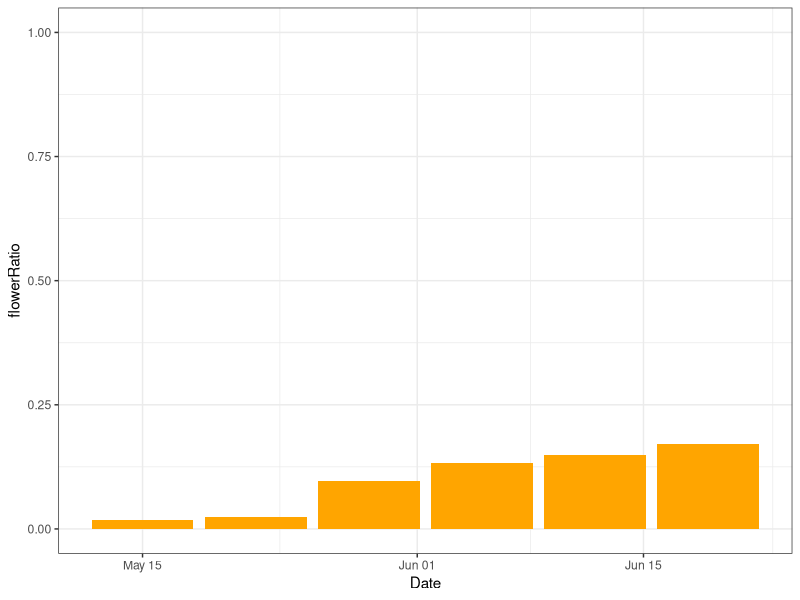
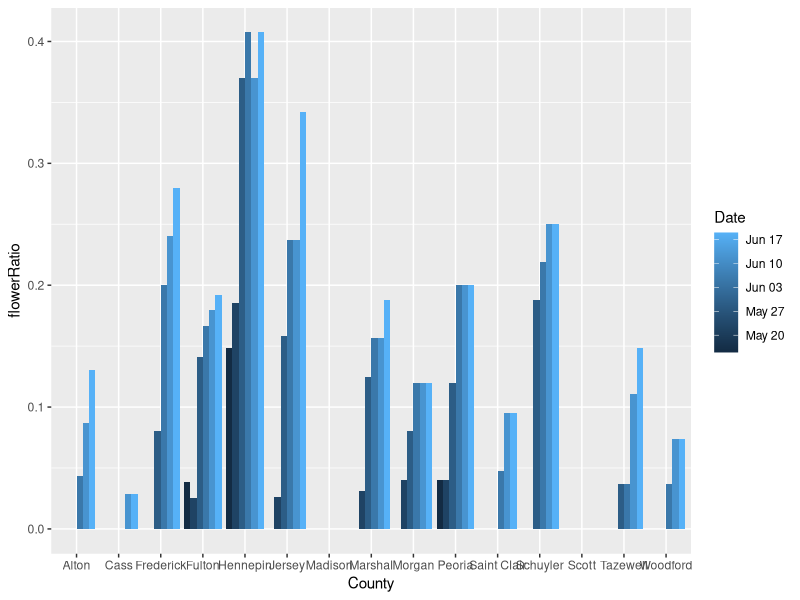
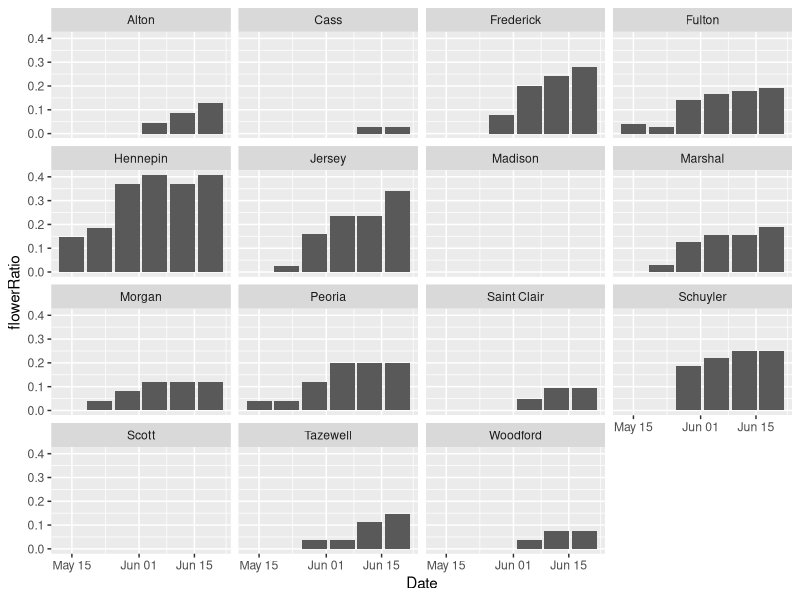
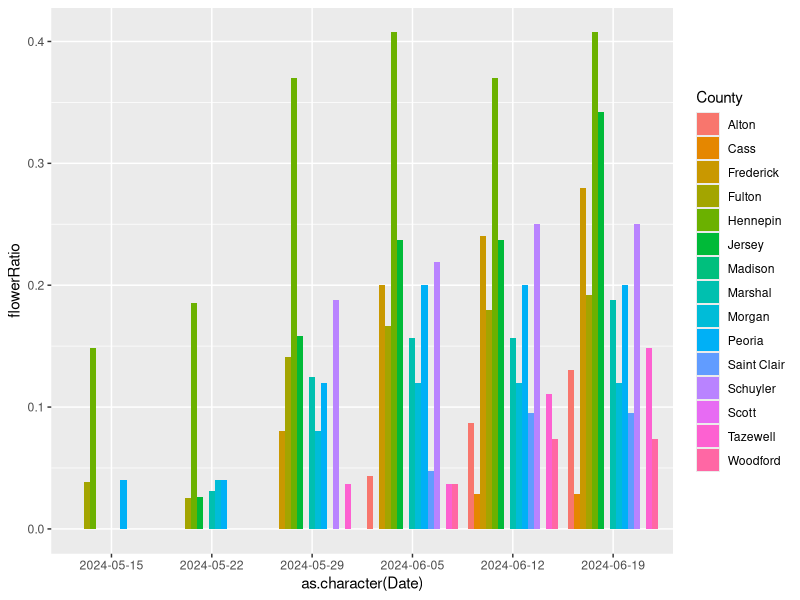
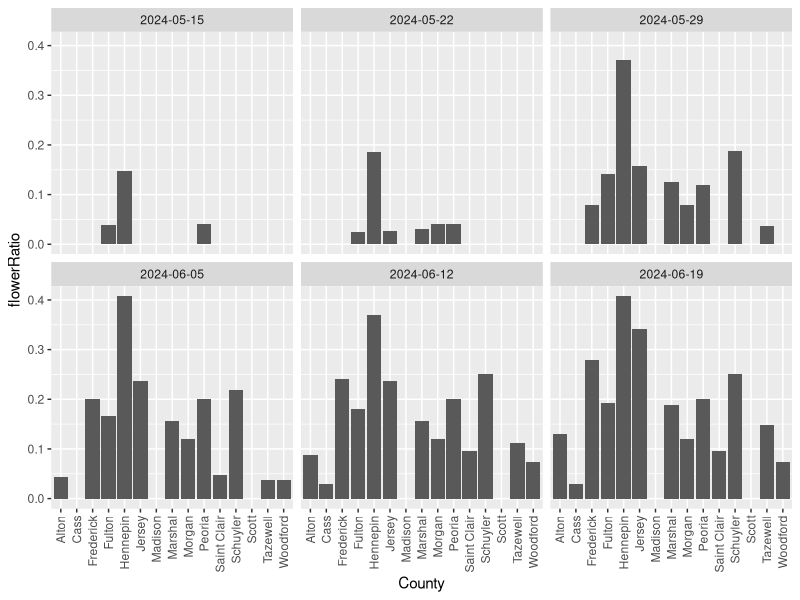
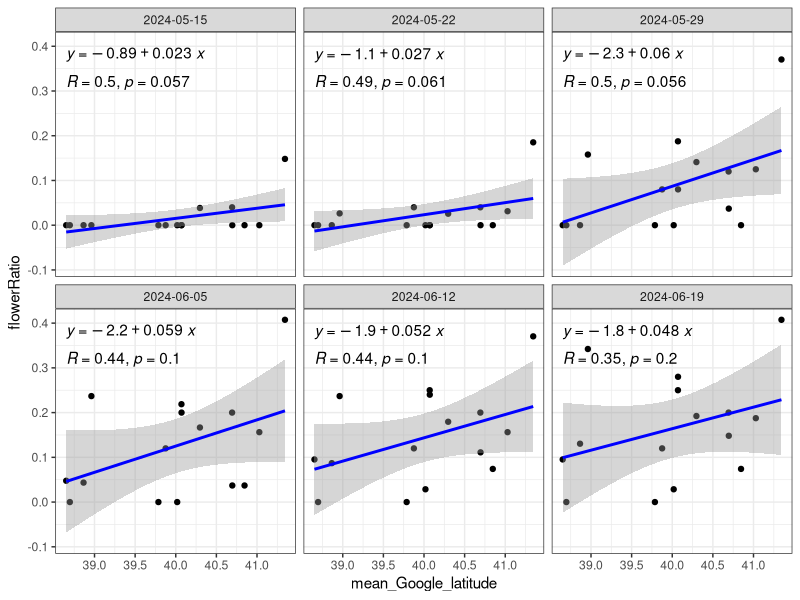

Generate these figures, in order, with R: (Note: this script raises an error after producing the figures.)
library(tidyverse)
library(ggpubr)

setwd("/Users/kuowenhsi/Library/CloudStorage/OneDrive-WashingtonUniversityinSt.Louis/MOBOT/MOBOT_Boltonia")

Boltonia_data <- read_csv("./data/tidy_boltonia_data.csv")

unique(Boltonia_data$variable_name)

# make flowering ratio by Date into a plot

Boltonia_data_FlowerRatio <- Boltonia_data %>%
  filter(variable_name == "numDiscF") %>%
  mutate(values = case_when(is.na(values) ~ 0, values == 0 ~ 0, values >= 1 ~ 1, TRUE ~ as.numeric(NA))) %>%
  group_by(Date) %>%
  summarize(flowerRatio = sum(values)/n())

# make days to flower data

Boltonia_data_DaysToFlower <- Boltonia_data %>%
  mutate(PlantingDate = as.Date(PlantingDate, "%m/%d/%y"), FirstLeafDate = as.Date(FirstLeafDate, "%m/%d/%y"))%>%
  filter(variable_name %in% c("numFlwrB", "numRayF", "numDiscF"))%>%
  mutate(values = case_when(is.na(values) ~ 0, TRUE ~ values))%>%
  mutate(index = factor(index))%>%
  group_by(index, variable_name)%>%
  arrange(Date_index, .by_group = TRUE)%>%
  mutate(is_first = case_when((lag(values) == 0 & values > 0) ~ TRUE, TRUE ~ FALSE))%>%
  filter(is_first == TRUE)%>%
  filter(Date_index == min(Date_index))%>%
  select(index, PlantingDate, FirstLeafDate, variable_name, Date)%>%
  mutate(DaysToFlower = Date -PlantingDate)%>%
  ungroup()%>%
  complete(index, variable_name)%>%
  mutate(DaysToFlower = case_when(is.na(DaysToFlower) ~ as.difftime(150, "%d", "days"), TRUE ~ DaysToFlower))%>%
  select(index, variable_name, DaysToFlower)%>%
  mutate(index = as.double(index))%>%
  left_join(read_csv("./data/Boltonia_merged_data_20240627.csv") %>% select(1:12), by = "index")
  



p <- ggplot(data = Boltonia_data_FlowerRatio, mapping = aes(x = Date, y = flowerRatio)) + 
  geom_col(fill = "orange")+
  scale_y_continuous(limits = c(0, 1))+
  theme_bw()

p

# Then plot flowering ratio by Date and County

Boltonia_data_FlowerRatio_county <- Boltonia_data %>%
  filter(variable_name == "numDiscF") %>%
  mutate(values = case_when(is.na(values) ~ 0, values == 0 ~ 0, values >= 1 ~ 1, TRUE ~ as.numeric(NA))) %>%
  group_by(Date, County) %>%
  summarize(flowerRatio = sum(values)/n(), mean_Google_latitude = mean(Google_Latitude), mean_Google_longitude = mean(Google_Longitude))%>%
  arrange(County, Date)


# plot

# County first
p <- ggplot(data = Boltonia_data_FlowerRatio_county, aes(x = County, y = flowerRatio))+
  geom_col(aes(group = Date, fill = Date), position = position_dodge())
p


p <- ggplot(data = Boltonia_data_FlowerRatio_county, aes(x = Date, y = flowerRatio))+
  geom_col()+
  facet_wrap(.~County)
p


# Date first
p <- ggplot(data = Boltonia_data_FlowerRatio_county, aes(x = as.character(Date), y = flowerRatio))+
  geom_col(aes(group = County, fill = County), position = position_dodge())
p

p <- ggplot(data = Boltonia_data_FlowerRatio_county, aes(x = County, y = flowerRatio))+
  geom_col()+
  facet_wrap(.~Date)+
  theme(axis.text.x = element_text(angle = 90, hjust = 1, vjust = 0.5))
p


# by latitude

p <- ggplot(data = Boltonia_data_FlowerRatio_county, mapping = aes(x = mean_Google_latitude, y = flowerRatio))+
  geom_point()+
  stat_smooth(method = "lm", color = "blue")+
  stat_cor(method = "pearson", label.x.npc = 0, label.y.npc = 0.80)+
  stat_regline_equation(label.x.npc = 0, label.y.npc = 0.95)+
  facet_wrap(.~Date)+
  theme_bw()
p

# by longitude

StClair_Ratio <- data.frame(
  name = c("2024-05-15", "2024-05-22", "2024-05-29","2024-06-05", "2024-06-12", "2024-06-19"),
  value = c(0.00000000, 0.00000000, 0.00000000, 0.04761905, 0.09523810, 0.09523810))
ggplot(StClair_Ratio, aes(x = Date, y = Value)) + 
  geom_bar(stat = "identity")
###Fulton###
Boltonia_data_FlowerRatio <- Boltonia_data %>%
  filter(variable_name == "numDiscF", County == "Fulton") %>%
  mutate(values = case_when(is.na(values) ~ 0, values == 0 ~ 0, values >= 1 ~ 1, TRUE ~ as.numeric(NA))) %>%
  group_by(Date) %>%
  summarize(flowerRatio = sum(values)/n())
Fulton_Ratio <- data.frame(
  name = c("2024-05-15", "2024-05-22", "2024-05-29","2024-06-05", "2024-06-12", "2024-06-19"),
  value = c(0.03846154, 0.02564103, 0.14102564, 0.16666667, 0.17948718, 0.19230769))
ggplot(Fulton_Ratio, aes(x = Date, y = Value)) + 
  geom_bar(stat = "identity")
###Frederick###
Boltonia_data_FlowerRatio <- Boltonia_data %>%
  filter(variable_name == "numDiscF", County == "Frederick") %>%
  mutate(values = case_when(is.na(values) ~ 0, values == 0 ~ 0, values >= 1 ~ 1, TRUE ~ as.numeric(NA))) %>%
  group_by(Date) %>%
  summarize(flowerRatio = sum(values)/n())
Frederick_Ratio <- data.frame(
  name = c("2024-05-15", "2024-05-22", "2024-05-29","2024-06-05", "2024-06-12", "2024-06-19"),
  value = c(0.00, 0.00, 0.08, 0.20, 0.24, 0.28))
ggplot(Frederick_Ratio, aes(x = name, y = value)) + 
  geom_bar(stat = "identity")
###Tazewell###
Boltonia_data_FlowerRatio <- Boltonia_data %>%
  filter(variable_name == "numDiscF", County == "Tazewell") %>%
  mutate(values = case_when(is.na(values) ~ 0, values == 0 ~ 0, values >= 1 ~ 1, TRUE ~ as.numeric(NA))) %>%
  group_by(Date) %>%
  summarize(flowerRatio = sum(values)/n())
Tazewell_Ratio <- data.frame(
  name = c("2024-05-15", "2024-05-22", "2024-05-29","2024-06-05", "2024-06-12", "2024-06-19"),
  value = c(0.00, 0.00, 0.08, 0.20, 0.24, 0.28))
ggplot(Tazewell_Ratio, aes(x = Date, y = Value)) + 
  geom_bar(stat = "identity")
###

# Then plot flowering ratio by Date and MaternalLine
Boltonia_data_FlowerRatio <- Boltonia_data %>%
  filter(variable_name == "numDiscF", MaternalLine == "2011-2598-1") %>%
  mutate(values = case_when(is.na(values) ~ 0, values == 0 ~ 0, values >= 1 ~ 1, TRUE ~ as.numeric(NA))) %>%
  group_by(Date) %>%
  summarize(flowerRatio = sum(values)/n())
MaternalLine_Ratio <- data.frame(
  name = c("2024-05-15", "2024-05-22", "2024-05-29","2024-06-05", "2024-06-12", "2024-06-19"),
  value = c(0.00000000, 0.02631579, 0.15789474, 0.23684211, 0.23684211, 0.34210526))
ggplot(MaternalLine_Ratio, aes(x = name, y = value)) + 
  geom_bar(stat = "identity")

# if we do not want those dead plants in flowering ratio calculation
mutate(values = case_when(is.na(values) ~ 0, values == 0 ~ 0, values >= 1 ~ 1, TRUE ~ as.numeric(NA)))

##########################

p <- ggplot(data = filter(Boltonia_data, variable_name == "leafLong", Date == as.Date("2024-05-01")), aes(x = County, y = values))+
  geom_violin(aes(fill = County), color = NA, alpha = 0.7)+
  geom_point()

p
ggsave("./figures/county_figure.png", width = 10, height = 10, dpi = 600)


p <- ggplot(data = filter(Boltonia_data, variable_name == "stemLength", Date == as.Date("2024-06-19")), aes(x = Google_Latitude, y = values))+
  geom_point()
p


p <- ggplot(data = filter(Boltonia_data, variable_name == "stemLength", Date == as.Date("2024-06-19")), aes(x = Google_Longitude, y = values))+
  geom_point()
p

##MaternalLine plots#######
###########################
p <- ggplot(data = filter(Boltonia_data, variable_name == "stemLength", Date == as.Date("2024-06-19")), aes(x = MaternalLine, y = values))+
  geom_point()+
  labs(title = "Maternal Line & Stem Length")
p
ggsave("./figures/MaternalLine_stemlength.png", width = 15, height = 10, dpi = 600)

p <-ggplot(data = filter(Boltonia_data, variable_name == "numFlwrB", Date == as.Date("2024-06-19")), aes(x = MaternalLine, y = values))+
  geom_point()+
  labs(title = "Maternal Line & Numbder of Flower Buds")
p
ggsave("./figures/MaternalLine_numFlwrB.png", width = 15, height = 10, dpi = 600)

p <- ggplot(data = filter(Boltonia_data, variable_name == "numLSt", Date == as.Date("2024-06-19")), aes(x = MaternalLine, y = values))+
  geom_point()
p
ggsave("./figures/MaternalLine_numLSt.png", width = 10, height = 10, dpi = 600)

p <- ggplot(data = filter(Boltonia_data, variable_name == "numRos", Date == as.Date("2024-06-19")), aes(x = MaternalLine, y = values))+
  geom_point()
p
ggsave("./figures/MaternalLine_numRos", width = 10, height = 10, dpi = 600)

p <- ggplot(data = filter(Boltonia_data, variable_name == "leafLong", Date == as.Date("2024-05-15")), aes(x = MaternalLine, y = values))+
  geom_point()
p
ggsave("./figures/MaternalLine_leaflong.png", width = 10, height = 10, dpi = 600)

p <- ggplot(data = filter(Boltonia_data, variable_name == "leafWide", Date == as.Date("2024-05-15")), aes(x = MaternalLine, y = values))+
  geom_point()
p
ggsave("./figures/MaternalLine_leafwide.png", width = 10, height = 10, dpi = 600)

##State plots##########
#######################

p <- ggplot(data = filter(Boltonia_data, variable_name == "stemLength", Date == as.Date("2024-06-19")), aes(x = County, y = values))+
  geom_point()+
  labs(title = "County & Stem Length")
p
ggsave("./figures/County_stemlength.png", width = 15, height = 10, dpi = 600)

p <-ggplot(data = filter(Boltonia_data, variable_name == "numFlwrB", Date == as.Date("2024-06-19")), aes(x = County, y = values))+
  geom_point()+
  labs(title = "County & Number of Flower Buds")
p
ggsave("./figures/County_numFlwrB.png", width = 15, height = 10, dpi = 600)

p <- ggplot(data = filter(Boltonia_data, variable_name == "numLSt", Date == as.Date("2024-06-19")), aes(x = County, y = values))+
  geom_point()
p
ggsave("./figures/County_numLSt.png", width = 10, height = 10, dpi = 600)

p <- ggplot(data = filter(Boltonia_data, variable_name == "numRos", Date == as.Date("2024-06-19")), aes(x = County, y = values))+
  geom_point()
p
ggsave("./figures/County_numRos", width = 10, height = 10, dpi = 600)

p <- ggplot(data = filter(Boltonia_data, variable_name == "leafLong", Date == as.Date("2024-05-15")), aes(x = County, y = values))+
  geom_point()
p
ggsave("./figures/County_leaflong.png", width = 10, height = 10, dpi = 600)

p <- ggplot(data = filter(Boltonia_data, variable_name == "leafWide", Date == as.Date("2024-05-15")), aes(x = County, y = values))+
  geom_point()
p



